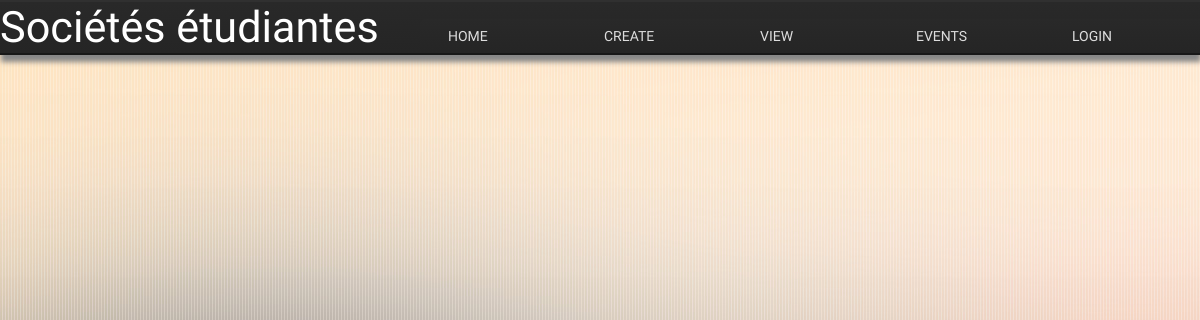
The page /viewpresident.php on the database as committed earlier.
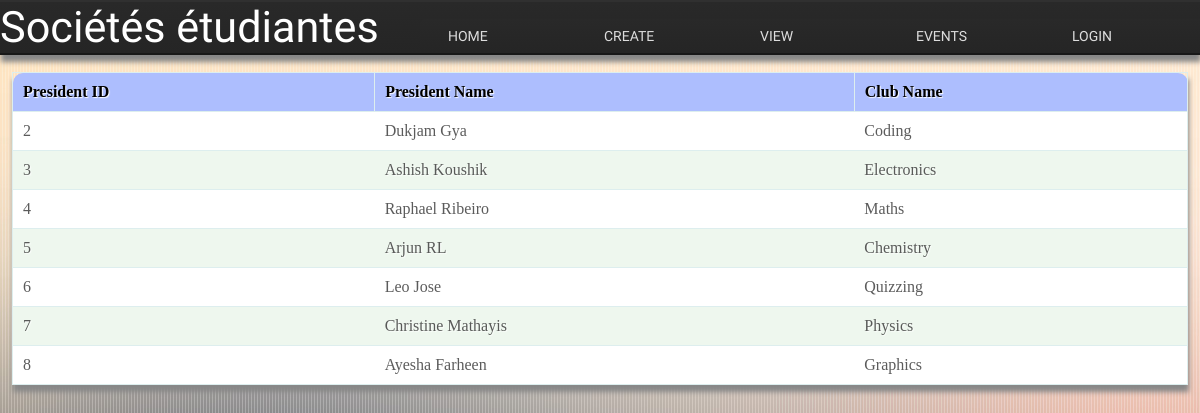
The same page on the database as committed later.
### tables this page shows
CREATE TABLE `president` (
  `presidentid` int(2) NOT NULL AUTO_INCREMENT,
  `registerno` int(7) DEFAULT NULL,
  `clubid` int(5) DEFAULT NULL,
  PRIMARY KEY (`presidentid`),
  KEY `registerno` (`registerno`),
  KEY `clubid` (`clubid`),
  CONSTRAINT `president_ibfk_1` FOREIGN KEY (`registerno`) REFERENCES `student` (`registerno`),
  CONSTRAINT `president_ibfk_2` FOREIGN KEY (`clubid`) REFERENCES `club` (`clubid`)
);

CREATE TABLE `student` (
  `registerno` int(7) NOT NULL DEFAULT '0',
  `name` varchar(30) NOT NULL,
  `clubid` int(5) NOT NULL,
  `emailid` varchar(60) DEFAULT NULL,
  `joindate` date NOT NULL,
  `AGP` mediumint(9) DEFAULT NULL,
  `CCGP` mediumint(9) DEFAULT NULL,
  PRIMARY KEY (`registerno`),
  KEY `clubid` (`clubid`),
  CONSTRAINT `student_ibfk_1` FOREIGN KEY (`clubid`) REFERENCES `club` (`clubid`)
);

CREATE TABLE `club` (
  `clubid` int(5) NOT NULL DEFAULT '0',
  `clubname` varchar(30) DEFAULT NULL,
  `classroomid` int(5) DEFAULT NULL,
  PRIMARY KEY (`clubid`),
  UNIQUE KEY `clubname` (`clubname`),
  UNIQUE KEY `classroomid` (`classroomid`)
);

### viewpresident.php (the view, shortened to what this page needs)
<!DOCTYPE html>
	<head>
		<link rel="stylesheet" href="css/style.css">
	</head>
	<body>
	<?php
		include "nav.php";
		$con=mysqli_connect("localhost","root","") or die("not connected");
		$sql = "SELECT p.presidentid, s.name, c.clubname FROM president p, student s, club c where p.clubid=c.clubid and p.registerno=s.registerno";
		$result = mysqli_query($con, $sql);
	if (mysqli_num_rows($result) > 0)
	{
    	echo "<table border='1' cellpadding='5' cellspacing='5' width='90%'><thead> <tr><th> President ID </th> <th> President Name </th> <th>Club Name </th></tr> </thead> <br><br>";
        while($row = mysqli_fetch_assoc($result))
    	{
   		 	echo "<tr> <td>" . $row["presidentid"]."</td>
        	<td>". $row["name"]. "</td>
        	<td>". $row["clubname"]. "</td>
        	 </tr>";
	  	}
	  	echo "</table>";
	}
	else
 	{
    	echo "0 results";
	}
?>

Rows that differ between the two databases and show on the page:
added president: presidentid "2", registerno.name "Dukjam Gya", clubid.clubname "Coding"
added president: presidentid "3", registerno.name "Ashish Koushik", clubid.clubname "Electronics"
added president: presidentid "4", registerno.name "Raphael Ribeiro", clubid.clubname "Maths"
added president: presidentid "5", registerno.name "Arjun RL", clubid.clubname "Chemistry"
added president: presidentid "6", registerno.name "Leo Jose", clubid.clubname "Quizzing"
added president: presidentid "7", registerno.name "Christine Mathayis", clubid.clubname "Physics"
added president: presidentid "8", registerno.name "Ayesha Farheen", clubid.clubname "Graphics"
Other text that changed with them:
text no longer shown: "0 results"
text now shown: "President ID President Name Club Name"
